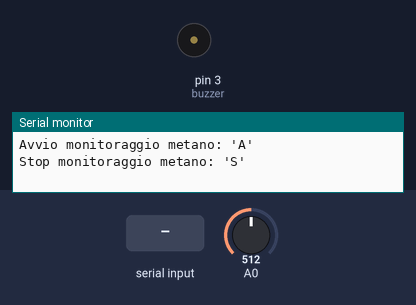
Recording of a sketch running on a simulated Arduino Uno, built with avr-gcc and run on an emulated ATmega328P. Shown: buzzer (waves = sounding), the last lines printed to the serial monitor. The inputs (shaded band) are chosen by the test bench; at power-on: A0 = 512.

Above: at 1.2 s.
1.3 s: "S" received over Serial
2.8 s: "A" received over Serial
At 5.7 s:
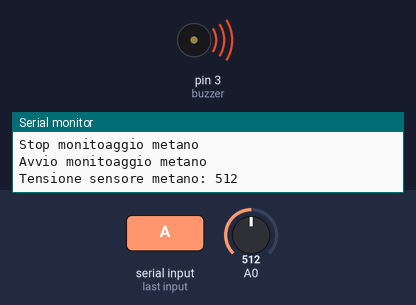
Timing chart, 0 to 7.2 s (numbered marks = the images above; inputs shaded):
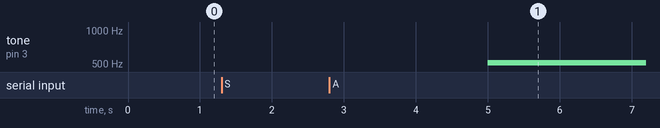

Measured:
- after the input at 2.8 s, tone on pin 3 (buzzer): silent → 512 Hz after 2.2 s

The sketch:

nasoElettronico.ino
```cpp
//VARIABILI GLOBALI
int buzzer = 3;           // il pin digitale 3 supporta la PWM e alimenta il buzzer
boolean monitora = false; // controlla il monitoraggio del gas
unsigned long istante;   // salviamo gli istanti di tempo

void setup() {
  Serial.begin(9600);
  pinMode(buzzer, OUTPUT);
  //ISTRUZIONI ALL'UTENTE
  Serial.println("Avvio monitoraggio metano: 'A'");
  Serial.println("Stop monitoraggio metano: 'S'");
  //CATTURIAMO IL VALORE DEL PRIMO ISTANTE DI TEMPO
  istante = millis();
}

void loop() {
  // 1. CATTURIAMO LA SCELTA DELL'UTENTE DA TASTIERA
  char inByte = Serial.read();
  if(inByte == 'A'){
    monitora = true;
    Serial.println("Avvio monitoaggio metano");
  }else if(inByte == 'S'){
    monitora = false;
    Serial.println("Stop monitoaggio metano");
    noTone(buzzer);  //STOP DEL SUONO SUL PIN DIGITALE 3
  }
  // 2. STRUTTURIAMO IL MONITORAGGIO DEL METANO
  if(monitora == true  && millis()-istante > 5000){
     int metano = analogRead(0);     //legge sensore da pin analogico A0
     Serial.print("Tensione sensore metano: ");
     Serial.println(metano);
     tone(buzzer, metano);
     istante = millis();
  }
}
```
